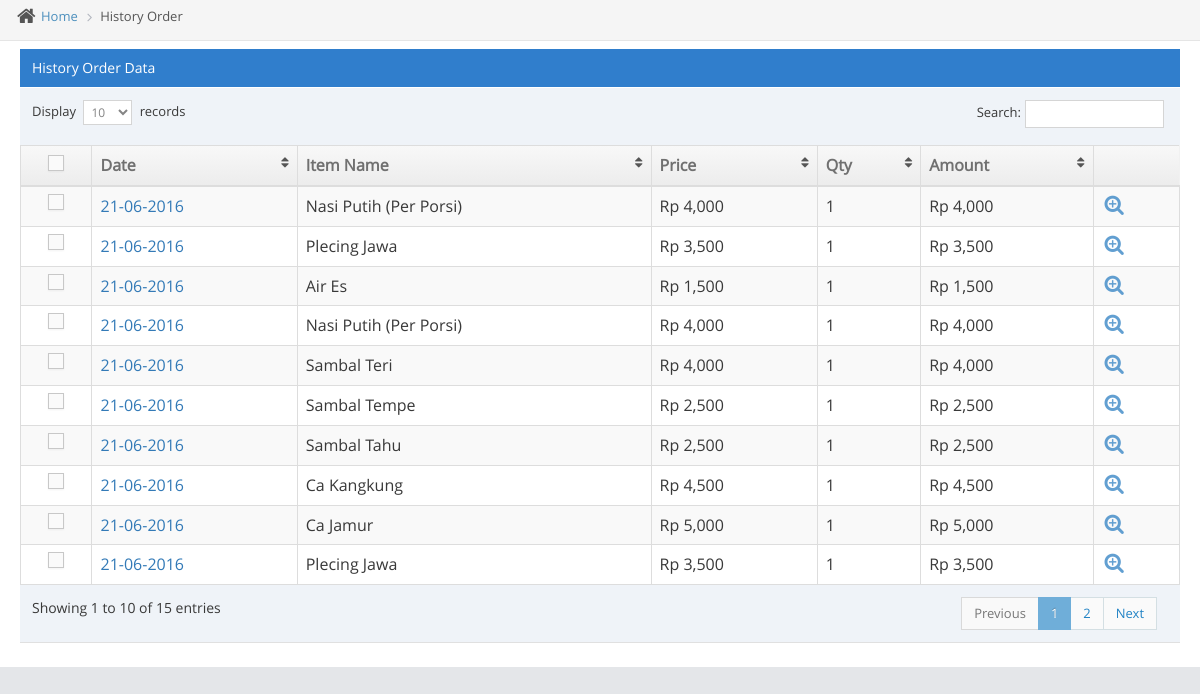
The page /history.php on the database its author committed.
### tables this page shows
CREATE TABLE `products_added` (
  `id` int(100) NOT NULL AUTO_INCREMENT,
  `username` varchar(200) NOT NULL,
  `item_added` varchar(200) NOT NULL,
  `price` varchar(100) NOT NULL,
  `quantity` varchar(100) NOT NULL,
  `amount` varchar(100) NOT NULL,
  `date` varchar(100) NOT NULL,
  PRIMARY KEY (`id`)
);

### history.php (the view, shortened to what this page needs)
<link rel="stylesheet" href="assets/css/bootstrap.min.css" />
<link rel="stylesheet" href="assets/font-awesome/4.2.0/css/font-awesome.min.css" />
<link rel="stylesheet" href="assets/css/ace.min.css" class="ace-main-stylesheet" id="main-ace-style" />
<div class="main-content-inner">
    <div class="breadcrumbs" id="breadcrumbs">
        <ul class="breadcrumb">
            <li>
                <i class="ace-icon fa fa-home home-icon"></i>
                <a href="#">Home</a>
            </li>
            <li class="active">History Order</li>
        </ul>
    </div>
    <div class="page-content">
        <div class="row">
            <div class="col-xs-12">
                <div class="row">
                    <div class="col-xs-12">
                        <div class="table-header">
                            History Order Data
                        </div>
                        <div>
                            <table id="dynamic-table" class="table table-striped table-bordered table-hover">
                                <thead>
                                    <tr>
                                        <th class="center">
                                            <label class="pos-rel">
                                                <span class="lbl"></span>
                                            </label>
                                        </th>
                                        <th>Date</th>
                                        <th>Item Name</th>
                                        <th>Price</th>
                                        <th>Qty</th>
                                        <th>Amount</th>
                                        <th></th>
                                    </tr>
                                </thead>
                                <tbody>
								<?php
								$qHisto = "select * from `products_added` order by date DESC";
								$rHisto = mysql_query($qHisto);
								while ($dHisto = mysql_fetch_array($rHisto)){
								?>
                                    <tr>
                                        <td class="center">
                                            <label class="pos-rel">
                                                <span class="lbl"></span>
                                            </label>
                                        </td>
                                        <td>
                                            <a href="#"><?php echo $dHisto['date']; ?></a>
                                        </td>
                                        <td><?php echo $dHisto['item_added']; ?></td>
                                        <td class="hidden-480">Rp <?php echo number_format($dHisto['price']); ?></td>
                                        <td><?php echo $dHisto['quantity']; ?></td>
                                        <td class="hidden-480">Rp
                                            <?php echo number_format($dHisto['amount']); ?>
                                        </td>
                                        <td>
                                            <div class="hidden-sm hidden-xs action-buttons">
                                                <a class="blue" href="#">
                                                    <i class="ace-icon fa fa-search-plus bigger-130"></i>
                                                </a>
                                            </div>
                                        </td>
                                    </tr>
									<?php } ?>
                                </tbody>
                            </table>
                        </div>
                    </div>
                </div>
            </div>
        </div>
    </div>
</div>
</body>
</html>

### rows shown on the page
products_added: date "21-06-2016", item_added "Nasi Putih (Per Porsi)", price "4,000", quantity "1", amount "4,000"
products_added: date "21-06-2016", item_added "Plecing Jawa", price "3,500", quantity "1", amount "3,500"
products_added: date "21-06-2016", item_added "Air Es", price "1,500", quantity "1", amount "1,500"
products_added: date "21-06-2016", item_added "Nasi Putih (Per Porsi)", price "4,000", quantity "1", amount "4,000"
products_added: date "21-06-2016", item_added "Sambal Teri", price "4,000", quantity "1", amount "4,000"
products_added: date "21-06-2016", item_added "Sambal Tempe", price "2,500", quantity "1", amount "2,500"
products_added: date "21-06-2016", item_added "Sambal Tahu", price "2,500", quantity "1", amount "2,500"
products_added: date "21-06-2016", item_added "Ca Kangkung", price "4,500", quantity "1", amount "4,500"
products_added: date "21-06-2016", item_added "Ca Jamur", price "5,000", quantity "1", amount "5,000"
products_added: date "21-06-2016", item_added "Plecing Jawa", price "3,500", quantity "1", amount "3,500"
